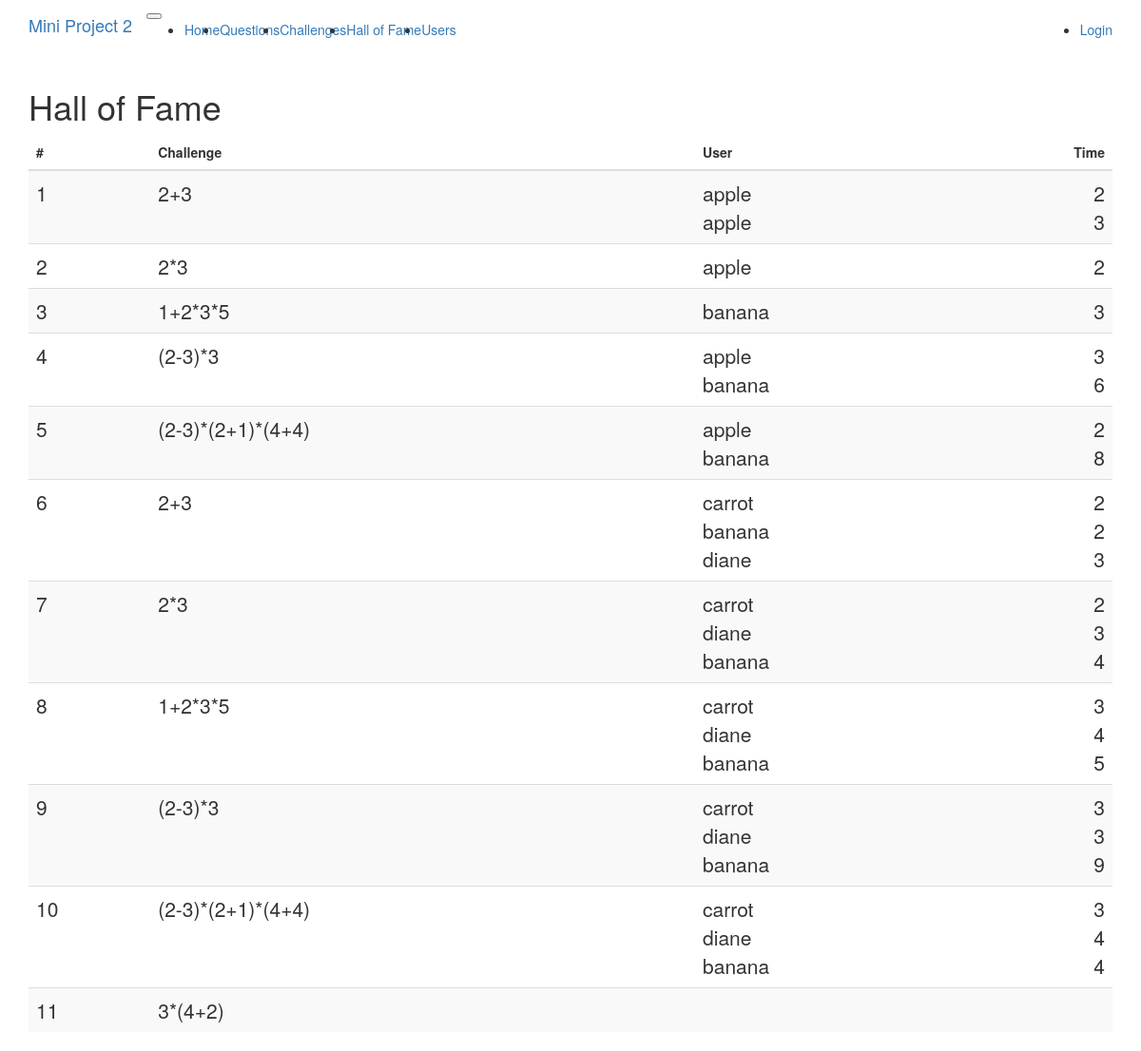
The app's page /halloffame with its own data.
### app/models.py (models this page shows, shortened)
class Question(db.Model):
	__tablename__ = 'question'
	id = db.Column(db.Integer, primary_key=True)
	expression = db.Column(db.String(255))
	answer = db.Column(db.Integer)
	author = db.Column(db.Integer, db.ForeignKey('user.id'))
	challenge = db.relationship("Challenge", uselist=False, back_populates="question")

class TimeRecord(db.Model):
	__tablename__ = 'timerecord'
	id = db.Column(db.Integer, primary_key=True)
	elapsed_time = db.Column(db.Integer)
	challenge_id = db.Column(db.Integer, db.ForeignKey('challenge.id'))
	user_id = db.Column(db.Integer, db.ForeignKey('user.id'))

class User(UserMixin, db.Model):
	__tablename__ = 'user'
	id = db.Column(db.Integer, primary_key=True)
	username = db.Column(db.String(64), index=True, unique=True)
	password_hash = db.Column(db.String(128))
	questions = db.relationship('Question', backref='from_user',
								lazy='dynamic')
	challenges = db.relationship('Challenge', secondary=association_table,
								backref=db.backref('to_user'),
								lazy='dynamic')
	records = db.relationship('TimeRecord',
								backref=db.backref('user_challenge'),
								lazy='dynamic')

### app/routes.py (the view)
@application.route('/halloffame')
def halloffame():
	challenges = Challenge.query.all()
	records = { c.id:get_smallest_three(c) for c in challenges}
	print(records)
	return render_template('halloffame.html', title="Hall of Fame",
							challenges=challenges,
							records=records)

### app/serverlibrary.py (called while the page is built, shortened)
def mergesort(array, byfunc=None):
    p=0
    r=len(array)-1
    mergesort_recursive(array, p, r, byfunc)
    return array

def merge(array, p, q, r, byfunc):
    nleft=q-p+1
    nright=r-q
    left_array=array[p:q+1]
    right_array=array[q+1:r+1]
    left=0
    right=0
    dest=p
    if byfunc!=None:
        while (left < nleft) and (right<nright):
            if byfunc(left_array[left])<=byfunc(right_array[right]):
                array[dest]=left_array[left]
                left+=1
            else:
                array[dest]=right_array[right]
                right+=1
            dest=dest+1
        while left<nleft:
            array[dest]=left_array[left]
            left+=1
            dest+=1
        while right<nright:
            array[dest]=right_array[right]
            right+=1
            dest+=1
        return array

def mergesort_recursive(array, p, r, byfunc):
    if r-p>=1:
        q=(p+r)//2
        mergesort_recursive(array, p, q, byfunc)
        mergesort_recursive(array, q+1, r, byfunc)
        merge(array, p, q, r, byfunc)
    return array

def get_smallest_three(challenge):
  records = challenge.records
  times = [r for r in records]
  mergesort(times, lambda x: x.elapsed_time)
  return times[:3]

### app/templates/halloffame.html
{% extends "base.html" %}
{% block app_content %}
<h1>Hall of Fame</h1>
<table class="table table-striped" >
  <thead>
    <tr>
      <th scope="col" >#</th>
      <th scope="col" >Challenge</th>
      <th scope="col" >User</th>
      <th scope="col" class="text-right" >Time</th>
    </tr>
  </thead>
  <tbody>
  {% for idx in range(challenges|length) %}
  	<tr>
      <th scope="row" class="lead">{{ idx+1 }}</th>
      <td class="lead">
      	{{ challenges[idx].question.expression }}
      </td>
      <td class="lead">
      	{% for r in records[challenges[idx].id] %}{{ r.user_challenge.username}}<br>{% endfor %}
      </td>
      <td class="text-right lead">
        {% for r in records[challenges[idx].id] %}{{ r.elapsed_time}}<br>{% endfor %}
      </td>
    </tr>
  {% endfor %}
  </tbody>
</table>
{% endblock %}

### records on screen
Question: expression "2+3"
TimeRecord: user_challenge.username "apple", elapsed_time "2"
TimeRecord: user_challenge.username "apple", elapsed_time "3"
Question: expression "2*3"
TimeRecord: user_challenge.username "apple", elapsed_time "2"
Question: expression "1+2*3*5"
TimeRecord: user_challenge.username "banana", elapsed_time "3"
Question: expression "(2-3)*3"
TimeRecord: user_challenge.username "apple", elapsed_time "3"
TimeRecord: user_challenge.username "banana", elapsed_time "6"
Question: expression "(2-3)*(2+1)*(4+4)"
TimeRecord: user_challenge.username "apple", elapsed_time "2"
TimeRecord: user_challenge.username "banana", elapsed_time "8"
Question: expression "2+3"
TimeRecord: user_challenge.username "carrot", elapsed_time "2"
TimeRecord: user_challenge.username "banana", elapsed_time "2"
TimeRecord: user_challenge.username "diane", elapsed_time "3"
Question: expression "2*3"
TimeRecord: user_challenge.username "carrot", elapsed_time "2"
TimeRecord: user_challenge.username "diane", elapsed_time "3"
TimeRecord: user_challenge.username "banana", elapsed_time "4"
Question: expression "1+2*3*5"
TimeRecord: user_challenge.username "carrot", elapsed_time "3"
TimeRecord: user_challenge.username "diane", elapsed_time "4"
TimeRecord: user_challenge.username "banana", elapsed_time "5"
Question: expression "(2-3)*3"
TimeRecord: user_challenge.username "carrot", elapsed_time "3"
TimeRecord: user_challenge.username "diane", elapsed_time "3"
TimeRecord: user_challenge.username "banana", elapsed_time "9"
Question: expression "(2-3)*(2+1)*(4+4)"
TimeRecord: user_challenge.username "carrot", elapsed_time "3"
TimeRecord: user_challenge.username "diane", elapsed_time "4"
TimeRecord: user_challenge.username "banana", elapsed_time "4"
Question: expression "3*(4+2)"

### other values on screen
{{ idx+1 }} "1" "2" "3" "4" "5" "6" "7" "8" "9" "10" "11"
